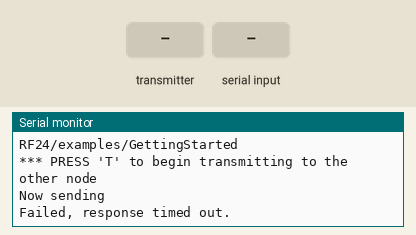
A sketch run on a simulated Arduino Uno, built with avr-gcc and run on an emulated ATmega328P. Shown: the last lines printed to the serial monitor. Inputs (shaded band) come from the test bench. No radio packets arrive unless stated.

Above: at 1.2 s.
1.3 s: the transmitter starts sending returnTest = 0
At 3.7 s:
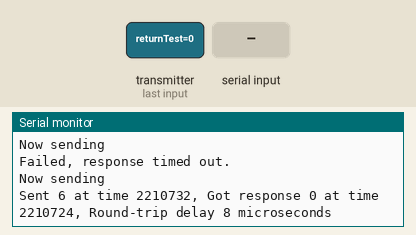
4.3 s: "R" received over Serial
At 7.0 s:
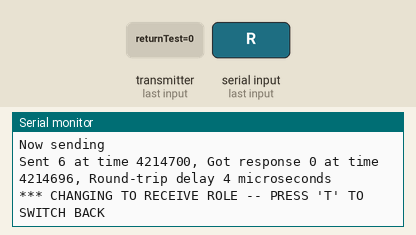
7.3 s: "T" received over Serial
At 8.6 s:
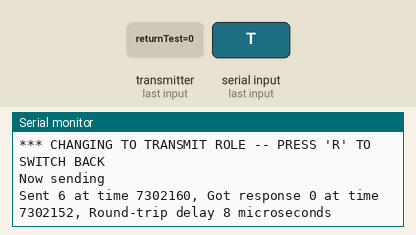

Measured:
- after the input at 1.3 s, the serial monitor: prints a new line after 0.91 s (image 1)
- after the input at 4.3 s, the serial monitor: prints a new line after 1.9 s (image 2)
- after the input at 7.3 s, the serial monitor: prints a new line at once (image 3)

The sketch:

nrfSend.ino
```cpp
/*
* Getting Started example sketch for nRF24L01+ radios
* This is a very basic example of how to send data from one node to another
* Updated: Dec 2014 by TMRh20
*/

#include <SPI.h>
#include "RF24.h"

/****************** User Config ***************************/
/***      Set this radio as radio number 0 or 1         ***/
bool radioNumber = 1;

/* Hardware configuration: Set up nRF24L01 radio on SPI bus plus pins 7 & 8 */
RF24 radio(9,10);
/**********************************************************/

byte addresses[][6] = {"1Node","2Node"};

// Used to control whether this node is sending or receiving
bool role = 1;

void setup() {
  Serial.begin(115200);
  Serial.println(F("RF24/examples/GettingStarted"));
  Serial.println(F("*** PRESS 'T' to begin transmitting to the other node"));

  radio.begin();

  // Set the PA Level low to prevent power supply related issues since this is a
 // getting_started sketch, and the likelihood of close proximity of the devices. RF24_PA_MAX is default.
  radio.setPALevel(RF24_PA_LOW);

  // Open a writing and reading pipe on each radio, with opposite addresses
  if(radioNumber){
    radio.openWritingPipe(addresses[1]);
    radio.openReadingPipe(1,addresses[0]);
  }else{
    radio.openWritingPipe(addresses[0]);
    radio.openReadingPipe(1,addresses[1]);
  }

  // Start the radio listening for data
  radio.startListening();
}

void loop() {


/****************** Ping Out Role ***************************/
if (role == 1)  {

    radio.stopListening();                                    // First, stop listening so we can talk.


    Serial.println(F("Now sending"));

    unsigned long time = micros();                             // Take the time, and send it.  This will block until complete
    unsigned long test=6;
     if (!radio.write( &test, sizeof(unsigned long) )){
       Serial.println(F("failed to write"));
     }

    radio.startListening();                                    // Now, continue listening

    unsigned long started_waiting_at = micros();               // Set up a timeout period, get the current microseconds
    boolean timeout = false;                                   // Set up a variable to indicate if a response was received or not

    while ( ! radio.available() ){                             // While nothing is received
      if (micros() - started_waiting_at > 200000 ){            // If waited longer than 200ms, indicate timeout and exit while loop
          timeout = true;
          break;
      }
    }

    if ( timeout ){                                             // Describe the results
        Serial.println(F("Failed, response timed out."));
    }else{
        unsigned long got_time=micros();
        unsigned long returnTest;
        // Grab the response, compare, and send to debugging spew
        radio.read( &returnTest, sizeof(unsigned long) );
        unsigned long time = micros();

        // Spew it
        Serial.print(F("Sent "));
        Serial.print(test);
        Serial.print(F(" at time "));
        Serial.print(time);
        Serial.print(F(", Got response "));
        Serial.print(returnTest);
        Serial.print(F(" at time "));
        Serial.print(got_time);
        Serial.print(F(", Round-trip delay "));
        Serial.print(time-got_time);
        Serial.println(F(" microseconds"));
    }

    // Try again 1s later
    delay(2000);
  }


/****************** Pong Back Role ***************************/
/*
  if ( role == 0 )
  {
    unsigned long got_time;

    if( radio.available()){
                                                                    // Variable for the received timestamp
      while (radio.available()) {                                   // While there is data ready
        radio.read( &got_time, sizeof(unsigned long) );             // Get the payload
      }

      radio.stopListening();                                        // First, stop listening so we can talk
      radio.write( &got_time, sizeof(unsigned long) );              // Send the final one back.
      radio.startListening();                                       // Now, resume listening so we catch the next packets.
      Serial.print(F("Sent response "));
      Serial.println(got_time);
   }
 }

*/


/****************** Change Roles via Serial Commands ***************************/

  if ( Serial.available() )
  {
    char c = toupper(Serial.read());
    if ( c == 'T' && role == 0 ){
      Serial.println(F("*** CHANGING TO TRANSMIT ROLE -- PRESS 'R' TO SWITCH BACK"));
      role = 1;                  // Become the primary transmitter (ping out)

   }else
    if ( c == 'R' && role == 1 ){
      Serial.println(F("*** CHANGING TO RECEIVE ROLE -- PRESS 'T' TO SWITCH BACK"));
       role = 0;                // Become the primary receiver (pong back)
       radio.startListening();

    }
  }


} // Loop
```
